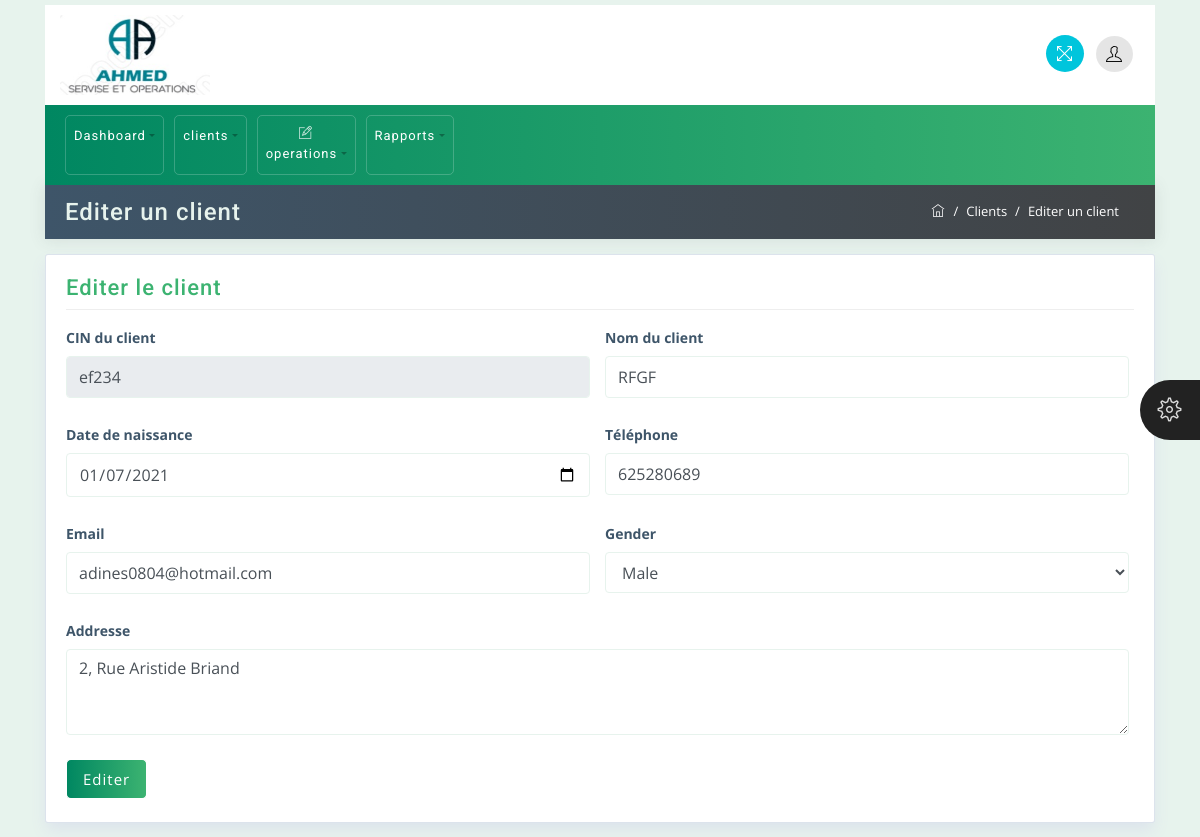
/edit_client/ef234/, run on an earlier commit of the app's database.
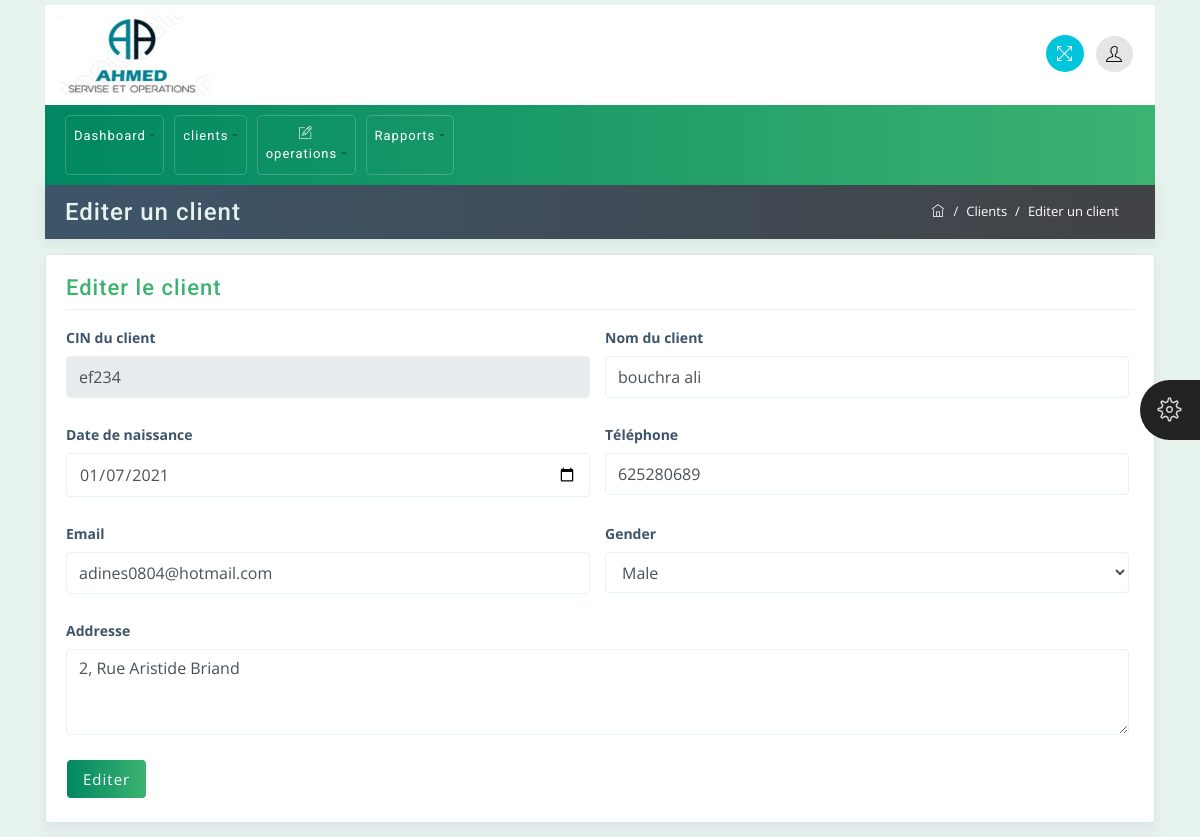
And on a later commit of the database.
### employe/models.py (models this page shows, shortened)
class Client(models.Model):
    client_id=models.CharField(max_length=100,editable=False, unique=True)
    client_Name=models.CharField(max_length=100)
    Date_Of_Birth=models.CharField(max_length=100)
    created_date = models.DateField(default=timezone.now)
    Phone=models.IntegerField()
    Email=models.CharField(max_length=100)
    Gender=models.CharField(max_length=100)
    Address=models.TextField()

### employe/views.py (the view)
# urls.py: path('edit_client/<str:client_id>/', views.edit_client_with_id, name='edit_client_with_id'),
def edit_client_with_id(request, client_id):
    client = get_object_or_404(Client, client_id=client_id)
    if request.method == 'POST':
        form = ClientForm(request.POST, instance=client)
        if form.is_valid():
            form.save()
            messages.success(request, 'Client updated successfully!')
            return redirect('employe:detailsop', client_id=client_id)
        else:
            messages.error(request, 'Please correct the errors below.')
    else:
        form = ClientForm(instance=client)
    return render(request, 'client/edit_client.html', {'form': form, 'client': client})

### employe/form.py
class ClientForm(forms.ModelForm):
    class Meta:
        model = Client
        fields = ['client_Name', 'Date_Of_Birth', 'Phone', 'Email', 'Gender', 'Address']

### employe/templates/client/edit_client.html (shortened to what this page needs)
{% extends 'base.html' %}
{% block content %}
<div class="container mt-0">
    <div class="row breadcrumb-bar">
        <div class="col-md-6">
            <h3 class="block-title">Editer un client</h3>
        </div>
        <div class="col-md-6">
            <ol class="breadcrumb">
                <li class="breadcrumb-item">
                    <a href="{% url 'employe:base' %}">
                        <span class="ti-home"></span>
                    </a>
                </li>
                <li class="breadcrumb-item">Clients</li>
                <li class="breadcrumb-item active">Editer un client</li>
            </ol>
        </div>
    </div>
</div>
        {% if client %}
        <div class="container">
            <div class="row">
            <div class="col-md-12">
                <div class="widget-area-2 proclinic-box-shadow">
                    <h3 class="widget-title">Editer le client</h3>
                    <form method="POST" action="{% url 'employe:edit_client_with_id' client.client_id %}" >
                        <div class="form-row">
                            <div class="form-group col-md-6">
                                <label for="client-id">CIN du client </label>
                                <input type="text" class="form-control" placeholder="CIN" id="client-id" name="client_id" value="{{ client.client_id }}" readonly>
                            </div>
                            <div class="form-group col-md-6">
                                <label for="clientname">Nom du client</label>
                                <input type="text" class="form-control" id="client_name" name="client_Name" value="{{ client.client_Name }}">
                            </div>
                            <div class="form-group col-md-6">
                                <label for="date_of_birth">Date de naissance</label>
                                <input type="date" class="form-control" id="date_of_birth" name="Date_Of_Birth" value="{{ client.Date_Of_Birth }}">
                            </div>
                            <div class="form-group col-md-6">
                                <label for="phone">Téléphone</label>
                                <input type="text" class="form-control" id="phone" name="Phone" value="{{ client.Phone }}">
                            </div>
                            <div class="form-group col-md-6">
                                <label for="email">Email</label>
                                <input type="email" placeholder="Email" class="form-control" id="Email" name="Email" value="{{ client.Email }}">
                            </div>
                            <div class="form-group col-md-6">
                                <label for="gender">Gender</label>
                                <select class="form-control" id="gender" name="Gender">
                                    <option value="Male"{% if client.Gender == "Male" %}selected{% endif %}>Male</option>
                                </select>
                            </div>
                            <div class="form-group col-md-12">
                                <label for="address">Addresse</label>
                                <textarea placeholder="Address" class="form-control" id="address" rows="3" name="Address">{{ client.Address}}</textarea>
                            </div>
                            <div class="form-group col-md-6 mb-3">
                                <button type="submit" class="btn btn-primary btn-lg">Editer</button>
                            </div>
                        </div>
                    </form>
                </div>
            </div>
        </div>
    </div>
        {% endif %}
    </div>
</div>
{% endblock %}

What changed in the data, as far as the page shows it:
changed Client "ef234": client_Name "RFGF" → "bouchra ali"
